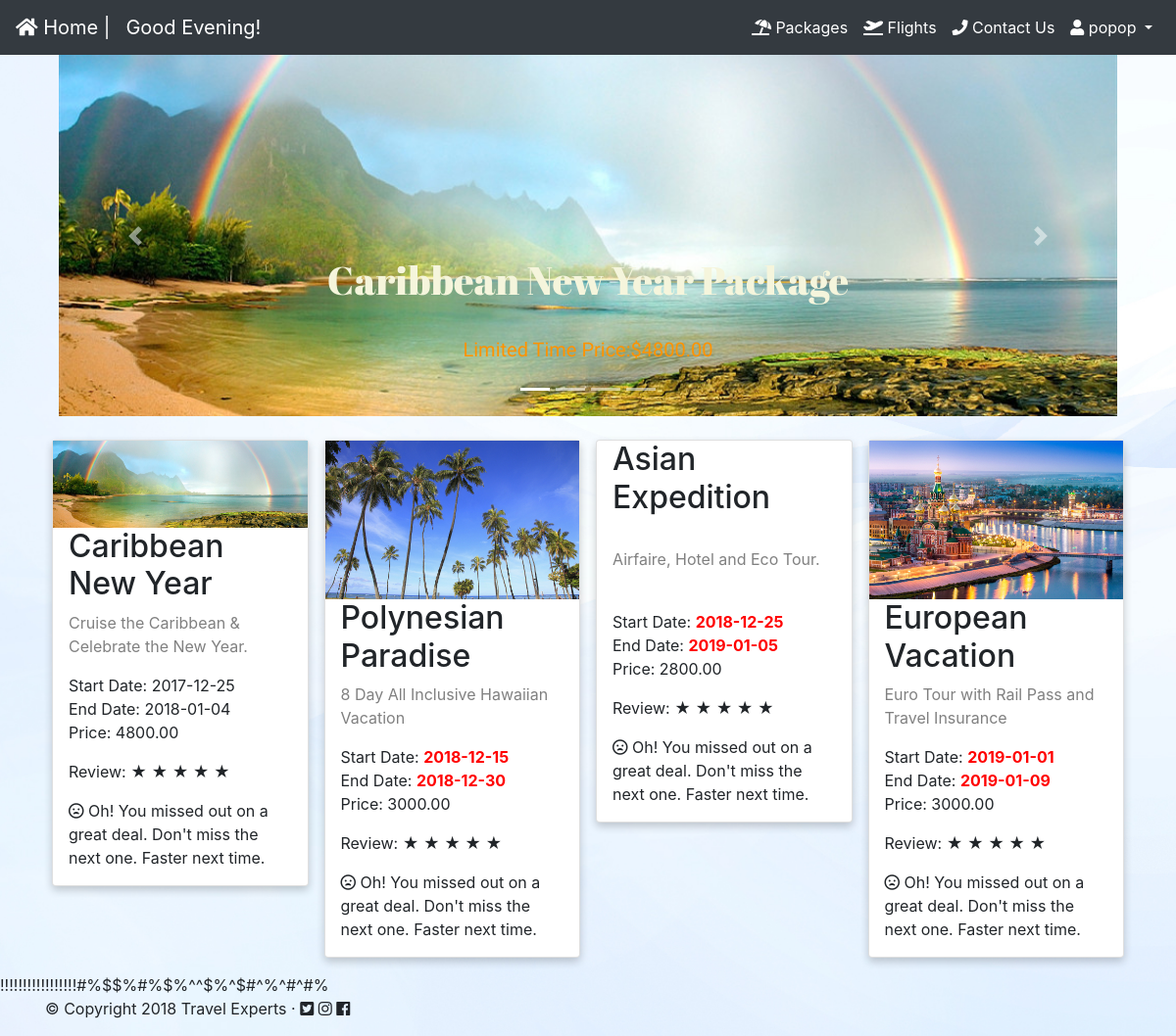
The page /package/package.php (signed in) on the database its author committed.
### tables this page shows
CREATE TABLE `packages` (
  `PackageId` int(11) NOT NULL,
  `PkgName` varchar(50) NOT NULL,
  `PkgStartDate` date DEFAULT NULL,
  `PkgEndDate` date DEFAULT NULL,
  `PkgDesc` varchar(50) DEFAULT NULL,
  `PkgBasePrice` decimal(19,2) NOT NULL,
  `PkgAgencyCommission` decimal(19,2) DEFAULT NULL
);

### package/package.php (the view, shortened to what this page needs)
<?php
	include_once("../pop.php");
	include ("../navbar.php");
?>
<!DOCTYPE html>
<html lang="en">
<head>
    <link rel="stylesheet" href="https://maxcdn.bootstrapcdn.com/bootstrap/4.1.3/css/bootstrap.min.css">
</head>
<body>
    <div class="slides">
        <div id="demo" class="carousel slide" data-ride="carousel">
            <ul class="carousel-indicators">
                <li data-target="#demo" data-slide-to="0" class="active"></li>
                <li data-target="#demo" data-slide-to="1"></li>
                <li data-target="#demo" data-slide-to="2"></li>
                <li data-target="#demo" data-slide-to="3"></li>
            </ul>
            <div class="carousel-inner">
                <div class="carousel-item active">
                    <img src="ca.jpg" alt="Caribbean" width="770">
                    <div class="carousel-caption">
                        <h3>Caribbean New Year Package</h3><br />
                        <p id="p1">Limited Time Price:$4800.00</p>
                    </div>
                </div>
            </div>
            <a class="carousel-control-prev" href="#demo" data-slide="prev">
                <span class="carousel-control-prev-icon"></span>
            </a>
            <a class="carousel-control-next" href="#demo" data-slide="next">
                <span class="carousel-control-next-icon"></span>
            </a>
        </div>
    </div>
    <br />
    <div class="pos">
        <div class="row">
            <div class="column">
                <div class="card">
                    <img src="ca.jpg" alt="" style="width:100%" margin:auto;>
                    <div class="container">
                    <h2>
                    <?php
                    $result = mysqli_query($dbh, "SELECT PkgName, PkgStartDate, PkgEndDate, PkgDesc, PkgBasePrice FROM packages WHERE PackageId = 1");
                    $row = mysqli_fetch_assoc($result);
                    print ($row["PkgName"]);
                    ?></h2>
                    <p class="title">
                    <?php
                    $result = mysqli_query($dbh, "SELECT PkgStartDate, PkgEndDate, PkgDesc, PkgBasePrice FROM packages WHERE PackageId = 1");
                    $row = mysqli_fetch_assoc($result);
                    print ($row["PkgDesc"]);
                    ?>
                    </p>
                    <?php
                    $result = mysqli_query($dbh, "SELECT PkgStartDate, PkgEndDate, PkgDesc, PkgBasePrice FROM packages WHERE PackageId = 1");
                    $dbTimeStart = date ("d/m/Y", $row["PkgStartDate"]);
                    $dbTimeEnd = date ("d/m/Y", $row["PkgEndDate"]);
                    $realtime = date("d/m/Y");
                    $row = mysqli_fetch_assoc($result);
                      if($dbTimeStart >= $realtime){
                       print ("Start Date: " . $row["PkgStartDate"] . "<br />");
                    }else{
                            print ("Start Date: <span style='color:red; font-weight:bold;'>" . $row["PkgStartDate"] . "</span><br />");
                    }
                        if($dbTimeEnd >= $realtime){
                       print ("End Date: " . $row["PkgEndDate"] . "<br />");
                    }else{
                            print ("End Date: <span style='color:red; font-weight:bold;'>" . $row["PkgEndDate"] . "</span><br />");
                    }
                    print ("Price: " . $row["PkgBasePrice"] . "<br />");
                    ?>
                    <p>Review: &#9733 &#9733 &#9733 &#9733 &#9733</p>
                    <?php
                    if($dbTime >= $realtime){
                        echo '<p><button class="button">Book</button></p>';
                    }
                    else{
                        echo '<p><i class="far fa-frown-open"></i> Oh! You missed out on a great deal. Don\'t miss the next one. Faster next time.</p>';
                    }
                    ?>
                    </div>
                </div>
            </div>
            <div class="column">
                <div class="card">
                    <img src="pol.jpg" alt="" style="width:100%" margin:auto;>
                    <div class="container">
                    <h2>
                    <?php
                    $result = mysqli_query($dbh, "SELECT PkgName, PkgStartDate, PkgEndDate, PkgDesc, PkgBasePrice FROM packages WHERE PackageId = 2");
                    $row = mysqli_fetch_assoc($result);
                    print ($row["PkgName"]);
                    ?></h2>
                    <p class="title">
                    <?php
                    $result = mysqli_query($dbh, "SELECT PkgStartDate, PkgEndDate, PkgDesc, PkgBasePrice FROM packages WHERE PackageId = 2");
                    $row = mysqli_fetch_assoc($result);
                    print ($row["PkgDesc"]);
                    ?><br />
                      </p>
                    <?php
                    $result = mysqli_query($dbh, "SELECT PkgStartDate, PkgEndDate, PkgDesc, PkgBasePrice FROM packages WHERE PackageId = 2");
                    $dbTimeStart = date ("Y-m-d H:i:s", $row["PkgStartDate"]);
                    $dbTimeEnd = date ("Y-m-d H:i:s", $row["PkgEndDate"]);
                    $realtime = date("Y-m-d H:i:s");
                    $row = mysqli_fetch_assoc($result);
                      if($dbTimeStart >= $realtime){
                       print ("Start Date: " . $row["PkgStartDate"] . "<br />");
                    }else{
                            print ("Start Date: <span style='color:red; font-weight:bold;'>" . $row["PkgStartDate"] . "</span><br />");
                    }
                        if($dbTimeEnd >= $realtime){
                       print ("End Date: " . $row["PkgEndDate"] . "<br />");
                    }else{
                            print ("End Date: <span style='color:red; font-weight:bold;'>" . $row["PkgEndDate"] . "</span><br />");
                    }
                    print ("Price: " . $row["PkgBasePrice"] . "<br />");
                    ?>
                    <p>Review: &#9733 &#9733 &#9733 &#9733 &#9733</p>
                    <?php
                    if($dbTime >= $realtime){
                        echo '<p><button class="button">Book</button></p>';
                    }
                    else{
                        echo '<p><i class="far fa-frown-open"></i> Oh! You missed out on a great deal. Don\'t miss the next one. Faster next time.</p>';
                    }
                    ?>
                    </div>
                </div>
            </div>
            <div class="column">
                <div class="card">
                    <div class="container">
                    <h2>
                    <?php
                    $result = mysqli_query($dbh, "SELECT PkgName, PkgStartDate, PkgEndDate, PkgDesc, PkgBasePrice FROM packages WHERE PackageId = 3");
                    $row = mysqli_fetch_assoc($result);
                    print ($row["PkgName"]);
                    ?></h2><br />
                    <p class="title">
                    <?php
                    $result = mysqli_query($dbh, "SELECT PkgStartDate, PkgEndDate, PkgDesc, PkgBasePrice FROM packages WHERE PackageId = 3");
                    $row = mysqli_fetch_assoc($result);
                    print ($row["PkgDesc"]);
                    ?><br /><br />
                       </p>
                    <?php
                    $result = mysqli_query($dbh, "SELECT PkgStartDate, PkgEndDate, PkgDesc, PkgBasePrice FROM packages WHERE PackageId = 3");
                    $dbTimeStart = date ("Y-m-d H:i:s", $row["PkgStartDate"]);
                    $dbTimeEnd = date ("Y-m-d H:i:s", $row["PkgEndDate"]);
                    $realtime = date("Y-m-d H:i:s");
                    $row = mysqli_fetch_assoc($result);
                      if($dbTimeStart >= $realtime){
                       print ("Start Date: " . $row["PkgStartDate"] . "<br />");
                    }else{
                            print ("Start Date: <span style='color:red; font-weight:bold;'>" . $row["PkgStartDate"] . "</span><br />");
                    }
                        if($dbTimeEnd >= $realtime){
                       print ("End Date: " . $row["PkgEndDate"] . "<br />");
                    }else{
                            print ("End Date: <span style='color:red; font-weight:bold;'>" . $row["PkgEndDate"] . "</span><br />");
                    }
                    print ("Price: " . $row["PkgBasePrice"] . "<br />");
                    ?>
                    <p>Review: &#9733 &#9733 &#9733 &#9733 &#9733</p>
                    <?php
                    if($dbTime >= $realtime){
                        echo '<p><button class="button">Book</button></p>';
                    }
                    else{
                        echo '<p><i class="far fa-frown-open"></i> Oh! You missed out on a great deal. Don\'t miss the next one. Faster next time.</p>';
                    }
                    ?>
                    </div>
                </div>
            </div>
            <div class="column">
                <div class="card">
                    <img src="eu.jpg" alt="" style="width:100%" margin:auto;>
                    <div class="container">
                    <h2>
                    <?php
                    $result = mysqli_query($dbh, "SELECT PkgName, PkgStartDate, PkgEndDate, PkgDesc, PkgBasePrice FROM packages WHERE PackageId = 4");
                    $row = mysqli_fetch_assoc($result);
                    print ($row["PkgName"]);
                    ?></h2>
                    <p class="title">
                    <?php
                    $result = mysqli_query($dbh, "SELECT PkgStartDate, PkgEndDate, PkgDesc, PkgBasePrice FROM packages WHERE PackageId = 4");
                    $row = mysqli_fetch_assoc($result);
                    print ($row["PkgDesc"]);
                    ?>
                       </p>
                    <?php
                    $result = mysqli_query($dbh, "SELECT PkgStartDate, PkgEndDate, PkgDesc, PkgBasePrice FROM packages WHERE PackageId = 4");
                    $dbTimeStart = date ("Y-m-d H:i:s", $row["PkgStartDate"]);
                    $dbTimeEnd = date ("Y-m-d H:i:s", $row["PkgEndDate"]);
                    $realtime = date("Y-m-d H:i:s");
                    $row = mysqli_fetch_assoc($result);
                      if($dbTimeStart >= $realtime){
                       print ("Start Date: " . $row["PkgStartDate"] . "<br />");
                    }else{
                            print ("Start Date: <span style='color:red; font-weight:bold;'>" . $row["PkgStartDate"] . "</span><br />");
                    }
                        if($dbTimeEnd >= $realtime){
                       print ("End Date: " . $row["PkgEndDate"] . "<br />");
                    }else{
                            print ("End Date: <span style='color:red; font-weight:bold;'>" . $row["PkgEndDate"] . "</span><br />");
                    }
                    print ("Price: " . $row["PkgBasePrice"] . "<br />");
                    ?>
                    <p>Review: &#9733 &#9733 &#9733 &#9733 &#9733</p>
                    <?php
                    if($dbTime >= $realtime){
                        echo '<p><button class="button">Book</button></p>';
                    }
                    else{
                        echo '<p><i class="far fa-frown-open"></i> Oh! You missed out on a great deal. Don\'t miss the next one. Faster next time.</p>';
                    }
                    ?>
                    </div>
                </div>
            </div>
        </div>
    </div>
    !!!!!!!!!!!!!!!!!#%$$%#%$%^^$%^$#^%^#^#%
    <?php
	include ("../footer.php");
    ?>
</body>
</html>

### package/package.php (style rules this page uses)
body { background-image: url("2100.jpg"); background-size: cover; background-attachment: fixed; }
.pos { padding-left: 5%; padding-right: 5%; }
h3 { font: 40px Abril Fatface, cursive; color: beige; }
#p1 { font: 20px Fjalla One, sans-serif; color: #ff9300; }
.carousel-inner img { width: 100%; height: 100%; }
.slide { padding-left: 5%; padding-right: 5%; }
.carousel-control-prev { margin-left: 4%; }
.carousel-control-next { margin-right: 4%; }
html { box-sizing: border-box; }
*, *:before, *:after { box-sizing: inherit; }
.column { float: left; width: 25%; margin-bottom: 16px; padding: 0 8px; }
.card { box-shadow: 0 4px 8px 0 rgba(0, 0, 0, 0.2); }
.container { padding: 0 16px; }
.container::after, .row::after { content: ""; clear: both; display: table; }
.title { color: grey; }

### rows shown on the page
packages: PkgName "Caribbean New Year", PkgDesc "Cruise the Caribbean & Celebrate the New Year.", PkgStartDate "2017-12-25", PkgEndDate "2018-01-04", PkgBasePrice "4800.00"
packages: PkgName "Polynesian Paradise", PkgDesc "8 Day All Inclusive Hawaiian Vacation", PkgStartDate "2018-12-15", PkgEndDate "2018-12-30", PkgBasePrice "3000.00"
packages: PkgName "Asian Expedition", PkgDesc "Airfaire, Hotel and Eco Tour.", PkgStartDate "2018-12-25", PkgEndDate "2019-01-05", PkgBasePrice "2800.00"
packages: PkgName "European Vacation", PkgDesc "Euro Tour with Rail Pass and Travel Insurance", PkgStartDate "2019-01-01", PkgEndDate "2019-01-09", PkgBasePrice "3000.00"

### other values the page prints
$_SESSION['user'] "popop"
